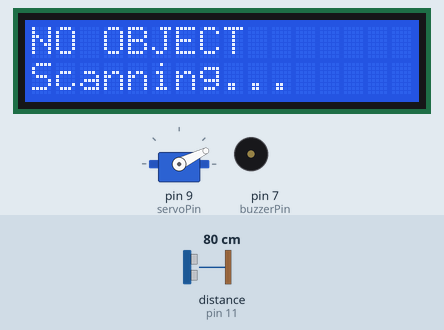
Simulated run of this sketch. Board: Arduino Uno, built with avr-gcc and run on an emulated ATmega328P. On the bench: servo, 16×2 character LCD, buzzer (waves = sounding, pin HIGH). Wiring (inferred from the names in the program): ultrasonic range finder: trigger pin 10; echo pin 11. The inputs (shaded band) are chosen by the test bench; at power-on: distance to the obstacle (sensor on pin 11) 80 cm. The echo pulse lasts 58.3 µs per cm; pins used as bus, display or sensor lines are not drawn; what the sketch prints to the serial monitor is not drawn.

Above: at 3.29 s.
3.3 s: distance to the obstacle (sensor on pin 11) set to 18 cm
4.9 s: distance to the obstacle (sensor on pin 11) set to 15 cm
At 5.08 s:
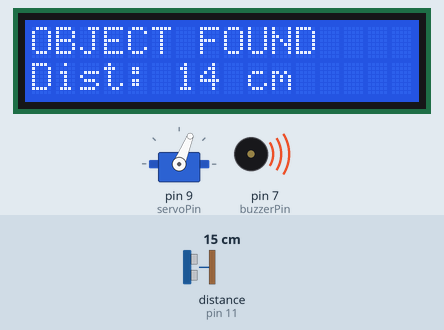
6.5 s: distance to the obstacle (sensor on pin 11) set to 183 cm
At 6.69 s:
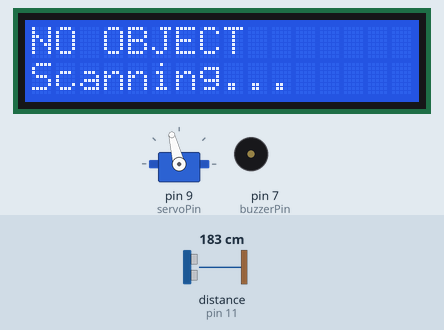
8.2 s: distance to the obstacle (sensor on pin 11) set to 2 cm
At 9.86 s:
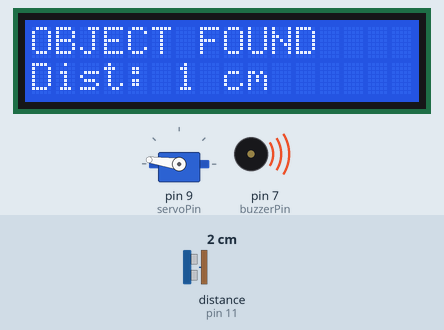
9.9 s: distance to the obstacle (sensor on pin 11) set to 60 cm
At 10.21 s:
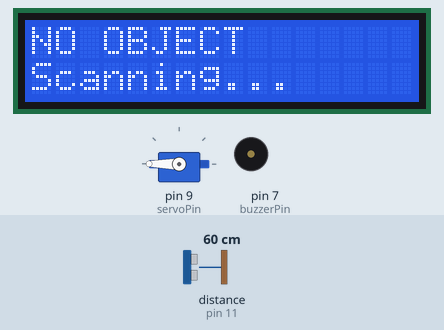
11.5 s: distance to the obstacle (sensor on pin 11) set to 250 cm
Timing chart, 0 to 15.5 s (numbered marks = the images above; inputs shaded):
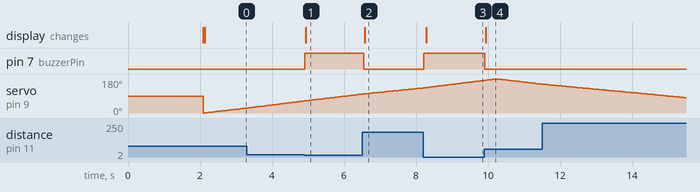

Measured:
- the behaviour switches between 17 and 16 cm on distance to the obstacle (sensor on pin 11) (found by bisection; images 0 and 1)
- after the input at 4.9 s, pin 7 (buzzerPin): LOW → HIGH at once; the display: changes at once (image 1)
- after the input at 6.5 s, pin 7 (buzzerPin): HIGH → LOW after 0.06 s; the display: changes after 0.08 s (image 2)
- after the input at 8.2 s, pin 7 (buzzerPin): LOW → HIGH at once; the display: changes after 0.08 s (image 3)
- after the input at 9.9 s, pin 7 (buzzerPin): HIGH → LOW at once; the display: changes at once (image 4)

The sketch:

radar_system.ino
```cpp
#include <Servo.h>
#include <Wire.h>
#include <LiquidCrystal_I2C.h>

// ===== LCD Configuration =====
LiquidCrystal_I2C lcd(0x27, 16, 2);

// ===== Servo =====
Servo radarServo;

// ===== Pin Definitions =====
#define trigPin 10
#define echoPin 11
#define servoPin 9
#define buzzerPin 7

// ===== Detection Settings =====
const int detectionRange = 15;

long duration;
int distance;

void setup() {

  Serial.begin(9600);

  // Configure pins
  pinMode(trigPin, OUTPUT);
  pinMode(echoPin, INPUT);
  pinMode(buzzerPin, OUTPUT);

  digitalWrite(buzzerPin, LOW);

  // Attach servo
  radarServo.attach(servoPin);

  // Initialize LCD
  lcd.init();
  lcd.backlight();

  lcd.setCursor(0, 0);
  lcd.print("RADAR SYSTEM");

  lcd.setCursor(0, 1);
  lcd.print("Starting...");
  delay(2000);

  lcd.clear();
}

void loop() {

  // Sweep from 0° to 180°
  for (int angle = 0; angle <= 180; angle++) {

    radarServo.write(angle);
    delay(15);

    distance = getDistance();

    processData(distance, angle);
  }

  // Sweep from 180° to 0°
  for (int angle = 180; angle >= 0; angle--) {

    radarServo.write(angle);
    delay(15);

    distance = getDistance();

    processData(distance, angle);
  }
}

// ===== Distance Measurement =====
int getDistance() {

  digitalWrite(trigPin, LOW);
  delayMicroseconds(2);

  digitalWrite(trigPin, HIGH);
  delayMicroseconds(10);

  digitalWrite(trigPin, LOW);

  duration = pulseIn(echoPin, HIGH, 30000);

  int dist = duration * 0.034 / 2;

  // Ignore invalid readings
  if (dist <= 0 || dist > 400) {
    dist = 999;
  }

  return dist;
}

// ===== Radar Logic =====
void processData(int dist, int angle) {

  // Object detected within range
  if (dist <= detectionRange) {

    // Turn buzzer ON
    digitalWrite(buzzerPin, HIGH);

    // Update LCD
    lcd.setCursor(0, 0);
    lcd.print("OBJECT FOUND  ");

    lcd.setCursor(0, 1);
    lcd.print("Dist: ");
    lcd.print(dist);
    lcd.print(" cm   ");
  }

  else {

    // Turn buzzer OFF
    digitalWrite(buzzerPin, LOW);

    // Update LCD
    lcd.setCursor(0, 0);
    lcd.print("NO OBJECT    ");

    lcd.setCursor(0, 1);
    lcd.print("Scanning...  ");
  }

  // Send data to Processing
  Serial.print(angle);
  Serial.print(",");
  Serial.println(dist);
}
```
